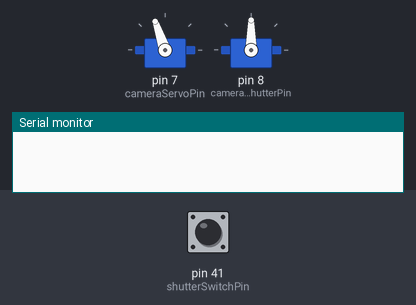
The sketch below on a simulated Arduino Mega 2560, built with avr-gcc and run on an emulated ATmega2560. On the bench: 2 × servo, the last lines printed to the serial monitor. The inputs (shaded band) are chosen by the test bench; at power-on: pin 41 (shutterSwitchPin) HIGH.

Above: at 1.2 s.
1.3 s: pin 41 (shutterSwitchPin) pulled LOW for 3.2 s
At 1.99 s:
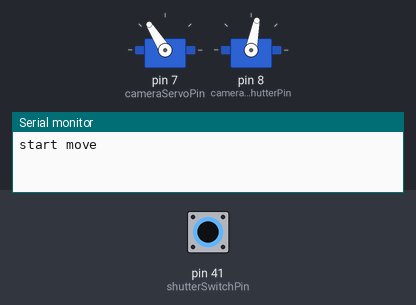
6.0 s: pin 41 (shutterSwitchPin) pulled LOW for 0.15 s
At 6.73 s:
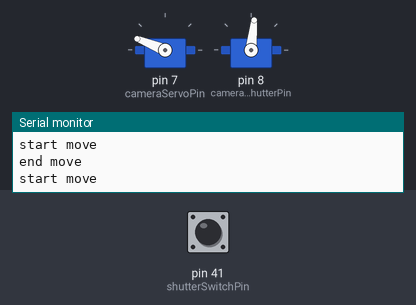
9.0 s: pin 41 (shutterSwitchPin) pulled LOW for 1 s
At 9.43 s:
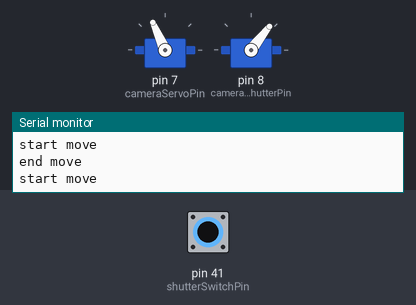
12.0 s: pin 41 (shutterSwitchPin) pulled LOW for 0.15 s
At 12.73 s:
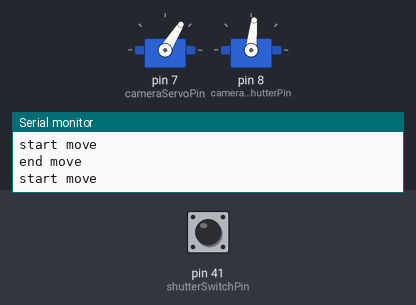
15.0 s: pin 41 (shutterSwitchPin) pulled LOW for 0.15 s
At 15.73 s:
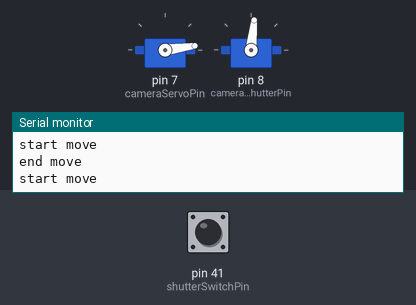
18.0 s: pin 41 (shutterSwitchPin) pulled LOW for 1 s
At 18.73 s:
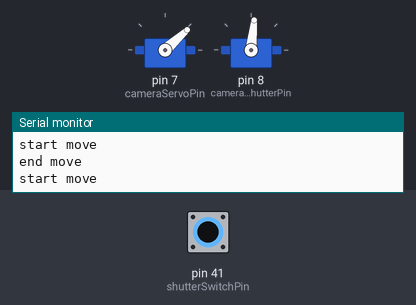
Timing chart, 0 to 22.0 s (numbered marks = the images above; inputs shaded):
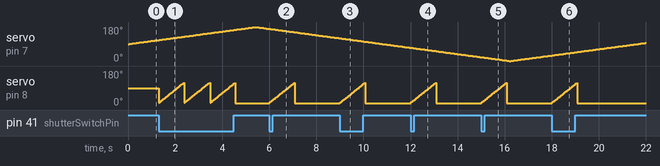

The sketch:

servoSpeedNonBlocking02.ino
```cpp
#include <Servo.h>
#include <elapsedMillis.h>

Servo cameraServo;  // create servo object to control a servo
const int cameraServoPin = 7;

Servo cameraShutterServo;
const int cameraServoShutterPin = 8;

elapsedMillis cameraMovementTimer;
int cameraMovementInterval = 60;

elapsedMillis cameraShutterMoveTimer;
int cameraShutterMoveInterval = 10;

int cameraMaxPosition = 180;
int cameraMinPosition = 0;
int cameraPosition = (cameraMaxPosition + cameraMinPosition) / 2;

int cameraPositionChange = 1;  // clockwise = Positve value; counterclockwise = Negative value

int cameraShutterStartPosition = 10;
int cameraShutterEndPosition = 120;
int cameraShutterPosition = cameraShutterStartPosition;

int shutterSwitchPin = 41;
bool shutterSwitchState = 0;
bool shutterServoActive = 0;


void setup() {
  Serial.begin(9600);
  cameraServo.attach(cameraServoPin);  // attaches the servo on pin 9 to the servo object
  cameraShutterServo.attach(cameraServoShutterPin);
  pinMode(shutterSwitchPin, INPUT_PULLUP);
}

void loop() {
  sweepCamera();
  readSensors();
  cameraOneMove();
}

void sweepCamera() {
  if (cameraMovementTimer >= cameraMovementInterval) {
    cameraMovementTimer = 0;  // reset the timer
    if (cameraPosition >= cameraMaxPosition || cameraPosition <= cameraMinPosition) {
      cameraPositionChange = cameraPositionChange * -1;
    }
    cameraPosition = cameraPosition + cameraPositionChange;
    cameraServo.write(cameraPosition);
  }
}

void readSensors() {
  shutterSwitchState = digitalRead(shutterSwitchPin);
  // Serial.println(shutterSwitchState);
}

void cameraOneMove() {
  if (shutterSwitchState == 0 && shutterServoActive == 0) {
    Serial.println("start move");
    cameraShutterPosition = cameraShutterPosition + 1;
    cameraShutterServo.write(cameraShutterPosition);
    shutterServoActive = 1;
  }
  if (shutterServoActive && cameraShutterPosition < cameraShutterEndPosition) {
    // Serial.println("second if logic satisfied");
    if (cameraShutterMoveTimer >= cameraShutterMoveInterval) {
      // Serial.println("third if logic satisfied");

      cameraShutterMoveTimer = 0;  // reset the timer
      cameraShutterPosition = cameraShutterPosition + 1;
      cameraShutterServo.write(cameraShutterPosition);
    }
  } else if (cameraShutterPosition >= cameraShutterEndPosition) {
    cameraShutterPosition = cameraShutterStartPosition;
    cameraShutterServo.write(cameraShutterPosition);
    shutterServoActive = 0;
    Serial.println("end move");
  }
}
```

Measured:
- after the input at 1.3 s, servo on pin 8 (cameraServoShutterPin): ramps from 10° to 119° and jumps back, once every 1.1 s
- after the input at 6.0 s, servo on pin 8 (cameraServoShutterPin): rises from 10° to 118° in 1.1 s, then falls to 10° in 0.02 s
- after the input at 9.0 s, servo on pin 8 (cameraServoShutterPin): rises from 10° to 117° in 1.1 s, then falls to 10° in 0.03 s
- after the input at 12.0 s, servo on pin 8 (cameraServoShutterPin): rises from 10° to 118° in 1.1 s, then falls to 10° in 0.02 s
- after the input at 15.0 s, servo on pin 8 (cameraServoShutterPin): rises from 10° to 118° in 1.1 s, then falls to 10° in 0.02 s
- after the input at 18.0 s, servo on pin 8 (cameraServoShutterPin): rises from 10° to 119° in 1.1 s, then falls to 10° in 0.01 s
- by itself, servo on pin 7 (cameraServoPin): rises from 111° to 180° in 4.1 s, then falls to 171° in 0.54 s
